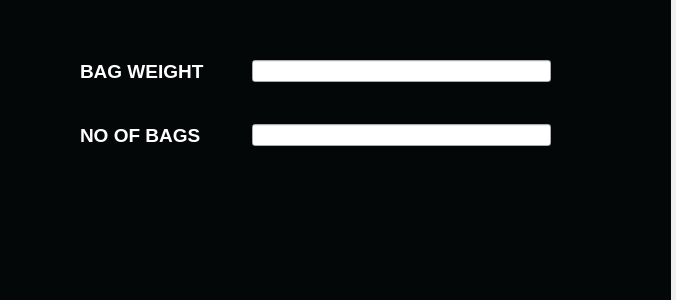
<?xml version="1.0" encoding="UTF-8"?>
<ui version="4.0">
 <class>Form</class>
 <widget class="QWidget" name="Form">
  <property name="geometry">
   <rect>
    <x>0</x>
    <y>0</y>
    <width>676</width>
    <height>300</height>
   </rect>
  </property>
  <property name="windowTitle">
   <string>Form</string>
  </property>
  <widget class="QWidget" name="formLayoutWidget">
   <property name="geometry">
    <rect>
     <x>80</x>
     <y>60</y>
     <width>471</width>
     <height>151</height>
    </rect>
   </property>
   <layout class="QFormLayout" name="formLayout">
    <property name="verticalSpacing">
     <number>41</number>
    </property>
    <item row="0" column="0">
     <widget class="QLabel" name="lb_VehicleEntry_header1_vehicle_2">
      <property name="font">
       <font>
        <family>MS Shell Dlg 2</family>
        <pointsize>14</pointsize>
        <weight>75</weight>
        <italic>false</italic>
        <bold>true</bold>
       </font>
      </property>
      <property name="styleSheet">
       <string notr="true">color: rgb(255, 255, 255);
font: bold 14pt &quot;MS Shell Dlg 2&quot;;</string>
      </property>
      <property name="text">
       <string>BAG WEIGHT        </string>
      </property>
     </widget>
    </item>
    <item row="0" column="1">
     <widget class="QLineEdit" name="le_BagWeight"/>
    </item>
    <item row="1" column="0">
     <widget class="QLabel" name="lb_VehicleEntry_serialNumber_2">
      <property name="font">
       <font>
        <family>MS Shell Dlg 2</family>
        <pointsize>14</pointsize>
        <weight>75</weight>
        <italic>false</italic>
        <bold>true</bold>
       </font>
      </property>
      <property name="styleSheet">
       <string notr="true">color: rgb(255, 255, 255);
font: bold 14pt &quot;MS Shell Dlg 2&quot;;</string>
      </property>
      <property name="text">
       <string>NO OF BAGS</string>
      </property>
     </widget>
    </item>
    <item row="1" column="1">
     <widget class="QLineEdit" name="le_NoOfBags"/>
    </item>
   </layout>
  </widget>
  <widget class="QLabel" name="label">
   <property name="geometry">
    <rect>
     <x>0</x>
     <y>0</y>
     <width>671</width>
     <height>301</height>
    </rect>
   </property>
   <property name="styleSheet">
    <string notr="true">background-color: rgb(4, 7, 7);</string>
   </property>
   <property name="text">
    <string/>
   </property>
   <property name="scaledContents">
    <bool>true</bool>
   </property>
  </widget>
  <widget class="QWidget" name="horizontalLayoutWidget">
   <property name="geometry">
    <rect>
     <x>140</x>
     <y>190</y>
     <width>391</width>
     <height>102</height>
    </rect>
   </property>
   <layout class="QHBoxLayout" name="horizontalLayout">
    <item>
     <widget class="QPushButton" name="pb_ok">
      <property name="font">
       <font>
        <pointsize>-1</pointsize>
        <weight>75</weight>
        <italic>false</italic>
        <bold>true</bold>
       </font>
      </property>
      <property name="styleSheet">
       <string notr="true">
boder-style: outset;
border-wiidth: 2px;
border-radius: 8px;
border-color: black;
font: bold 16px;</string>
      </property>
      <property name="icon">
       <iconset>
        <normaloff>WeighBridgeScreens/Button/ok.png</normaloff>WeighBridgeScreens/Button/ok.png</iconset>
      </property>
      <property name="iconSize">
       <size>
        <width>118</width>
        <height>59</height>
       </size>
      </property>
     </widget>
    </item>
    <item>
     <widget class="QPushButton" name="pb_close">
      <property name="font">
       <font>
        <pointsize>-1</pointsize>
        <weight>75</weight>
        <italic>false</italic>
        <bold>true</bold>
       </font>
      </property>
      <property name="styleSheet">
       <string notr="true">
boder-style: outset;
border-wiidth: 2px;
border-radius: 12px;
border-color: black;
font: bold 16px;
</string>
      </property>
      <property name="text">
       <string/>
      </property>
      <property name="icon">
       <iconset>
        <normaloff>WeighBridgeScreens/Button/close.png</normaloff>WeighBridgeScreens/Button/close.png</iconset>
      </property>
      <property name="iconSize">
       <size>
        <width>143</width>
        <height>100</height>
       </size>
      </property>
     </widget>
    </item>
   </layout>
  </widget>
  <zorder>label</zorder>
  <zorder>formLayoutWidget</zorder>
  <zorder>horizontalLayoutWidget</zorder>
 </widget>
 <resources/>
 <connections/>
</ui>
